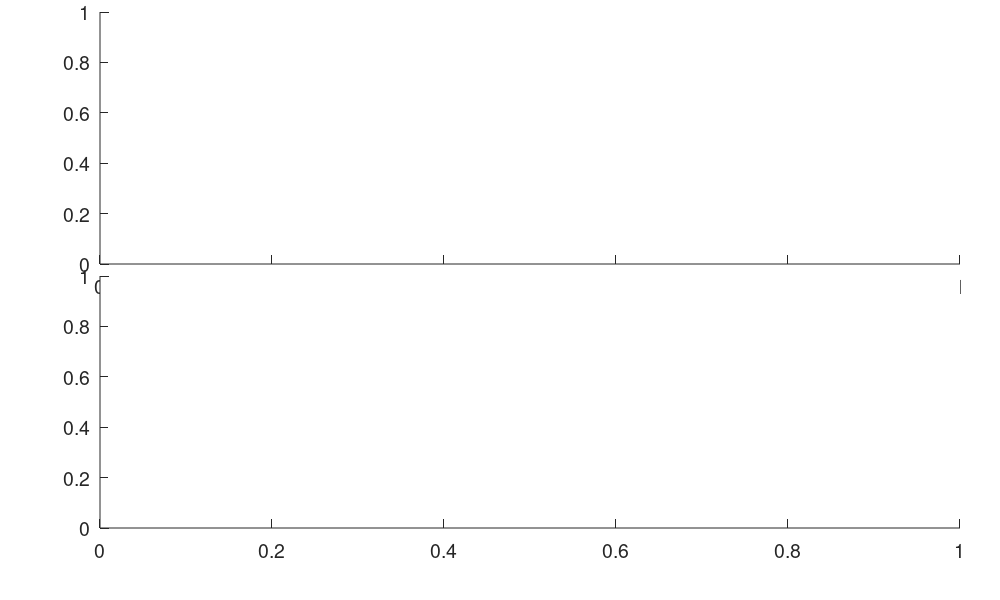

This figure's MATLAB source:
function [handle_axes1,handle_axes2] = createFigure

% create a new figure and store handle
screenposx = 100;   % in units of pixels
screenposy = 100;
screenwidth = 800;
screenheight = 500;
% The normalized units setting means we do not need to worry about pixels or inches when creating an axis
handle_figure = figure('Position', ...
  [screenposx screenposy screenwidth screenheight], 'Units','Normalized');

% set the figure printing properties.
% NOTE: if printing to EPS, only the last 2 values matter as they define the figure size
leftmargin = 0.1;  % these are in inches
bottommargin = 0.1;
figurewidth = 10;
figureheight = 6;
set(handle_figure,'PaperOrientation','portrait', ...
  'PaperPosition',[leftmargin bottommargin figurewidth figureheight]);

% create axes and store handle
axeswidth = 0.86; % normalized units; 1 spans entire width
axesheight = 0.42;
axesmarginleft = 0.1;
axesmarginbottom = 0.12;
% always make the fontsize larger than the extremely small MATLAB default
handle_axes1 = axes('FontSize',14,'FontName','Helvetica', ...
  'position', [axesmarginleft axesmarginbottom+axesheight+0.02 axeswidth axesheight]);

handle_axes2 = axes('FontSize',14,'FontName','Helvetica', ...
  'position', [axesmarginleft axesmarginbottom axeswidth axesheight]);

doExportPlot = true;
hold on;